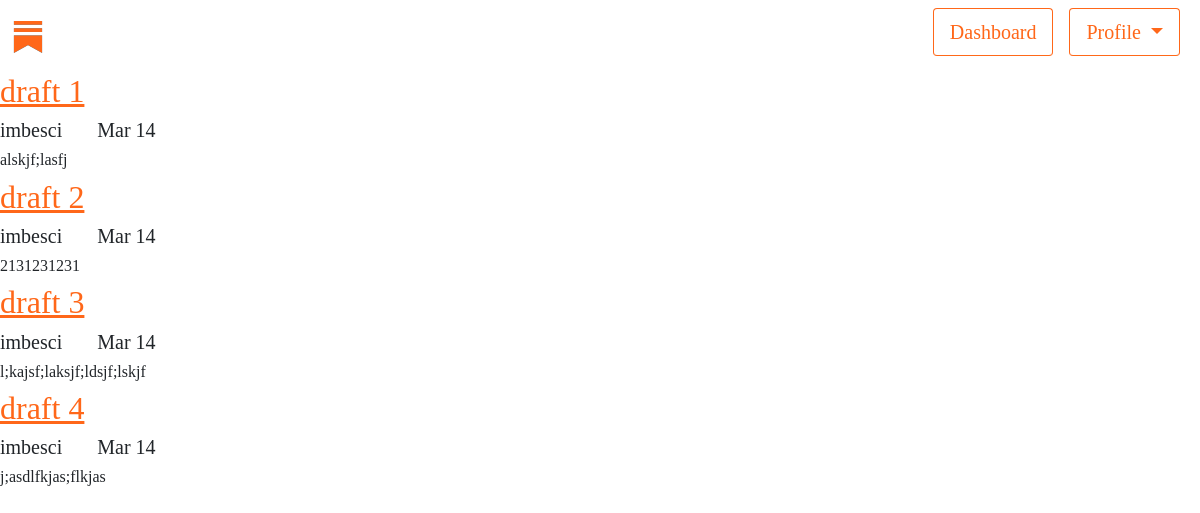
Screenshot of /articles/drafts/ (signed in) with the database file from the repository.
### articles/models.py (models this page shows, shortened)
class Article(models.Model):
    title =         models.CharField(max_length=200)
    description =   models.CharField(max_length = 150)
    body =          RichTextUploadingField(blank = True, null=True)
    slug =          models.SlugField()
    date =          models.DateTimeField(auto_now_add = True)
    last_edited =   models.DateTimeField(auto_now = True)
    thumbnail =     models.ImageField(default='logo.png', blank = True)
    topicslist = [
        ("Business","Business"),
        ("Culinary", "Culinary"),
        ("Culture", "Culture"),
        ("Health", "Health"),
        ("Literature", "Literature"),
        ("Other", "Other"),
        ("Politics", "Politics"),
        ("Sports", "Sports"),
    ]
    topic =         models.CharField(max_length=30, null=True, blank=True, choices=topicslist)
    author =        models.ForeignKey(SubstackUser,  null=True, blank=True, on_delete=models.CASCADE)
    views =         models.IntegerField(default=0)
    is_draft =      models.BooleanField(default=False)
    REQUIRED_FIELDS = ['title',]
    def MonthDayYear(self):
        months= {'01':'Jan', '02':'Feb', '03':'Mar',
                 '04':'Apr', '05':'May', '06':'Jun',
                 '07':'Jul', '08':'Aug', '09':'Sep',
                 '10':'Oct', '11':'Nov', '12':'Dec'}
        mdy = self.date.strftime("%m-%d-%y").split('-')
        return f"{months[mdy[0]]} {mdy[1]}"

### accounts/models.py (models this page shows, shortened)
class SubstackUser(AbstractBaseUser):
    first_name     = models.CharField(verbose_name='first name', max_length=40)
    last_name      = models.CharField(verbose_name='last name', max_length=40)
    email          = models.EmailField(verbose_name='email', max_length=60, unique=True)
    username       = models.CharField(max_length=30, unique=True)
    date_joined    = models.DateTimeField(verbose_name='date joined', auto_now_add=True)
    last_login     = models.DateTimeField(verbose_name='last login', auto_now=True)
    is_admin       = models.BooleanField(default = False)
    is_active      = models.BooleanField(default = True)
    is_staff       = models.BooleanField(default = False)
    is_superuser   = models.BooleanField(default=False)
    USERNAME_FIELD = 'email'
    REQUIRED_FIELDS = ['first_name', 'last_name', 'username',]
    objects = SubstackUserManager()

### articles/views.py (the view)
@login_required(redirect_field_name='auth_failed', login_url= 'accounts:login')
def view_drafts(request):
    drafts = Article.objects.all().filter(author = request.user).filter(is_draft = True)
    context = {
        'drafts': drafts
    }
    return render(request, 'articles/current_drafts.html', context = context)

### articles/templates/articles/current_drafts.html (shortened to what this page needs)
{% extends 'default.html' %}
{% load static %}
{% block customcss %} <link rel="stylesheet" href="{% static 'styles.css' %}"> {% endblock customcss %}
{% block content %}
{% include 'snippets/generalheader.html' %}
<div class="page">
{% for draft in drafts %}
    <div class="article">
        <a href="{% url 'articles:update' draft.pk %}"><h2>{{draft.title}}</h2></a>
        <h5> {{draft.author.username}}  &nbsp &nbsp &nbsp {{ draft.MonthDayYear }} </h5>
        <h6>{{ draft.description }} </h6>
    </div>
{% endfor %}
</div>
{% endblock content %}

### assets/styles.css (style rules this page uses)
* { font-family: Cahuenga; }

### rows the page displays
Article: title "draft 1", author.username "imbesci", MonthDayYear "Mar 14", description "alskjf;lasfj"
Article: title "draft 2", author.username "imbesci", MonthDayYear "Mar 14", description "2131231231"
Article: title "draft 3", author.username "imbesci", MonthDayYear "Mar 14", description "l;kajsf;laksjf;ldsjf;lskjf"
Article: title "draft 4", author.username "imbesci", MonthDayYear "Mar 14", description "j;asdlfkjas;flkjas"
